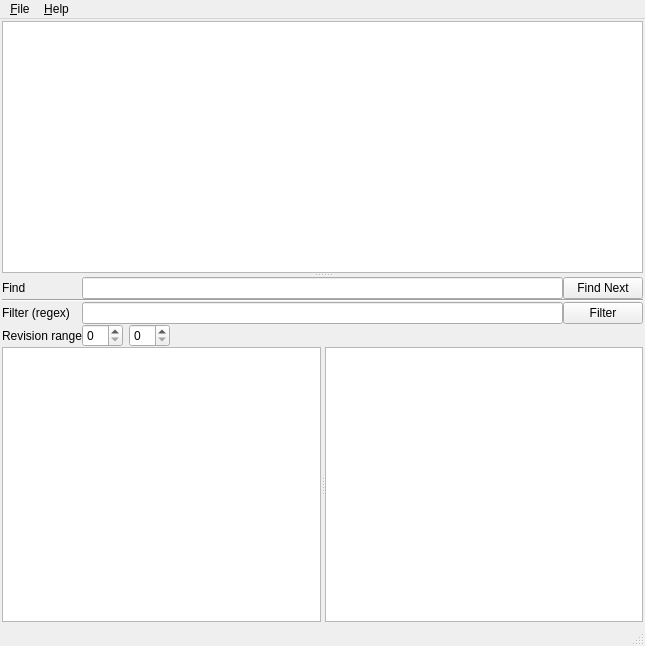
<ui version="4.0" >
 <class>MainWindow</class>
 <widget class="QMainWindow" name="MainWindow" >
  <property name="geometry" >
   <rect>
    <x>0</x>
    <y>0</y>
    <width>645</width>
    <height>646</height>
   </rect>
  </property>
  <property name="windowTitle" >
   <string>MainWindow</string>
  </property>
  <widget class="QWidget" name="centralwidget" >
   <layout class="QVBoxLayout" >
    <property name="margin" >
     <number>2</number>
    </property>
    <property name="spacing" >
     <number>2</number>
    </property>
    <item>
     <widget class="QSplitter" name="splitter" >
      <property name="orientation" >
       <enum>Qt::Vertical</enum>
      </property>
      <widget class="QTableView" name="tableView_revisions" >
       <property name="frameShape" >
        <enum>QFrame::StyledPanel</enum>
       </property>
      </widget>
      <widget class="QFrame" name="frame_2" >
       <property name="frameShape" >
        <enum>QFrame::NoFrame</enum>
       </property>
       <property name="frameShadow" >
        <enum>QFrame::Sunken</enum>
       </property>
       <property name="midLineWidth" >
        <number>0</number>
       </property>
       <layout class="QVBoxLayout" >
        <property name="margin" >
         <number>0</number>
        </property>
        <property name="spacing" >
         <number>0</number>
        </property>
        <item>
         <widget class="QFrame" name="frame" >
          <property name="sizePolicy" >
           <sizepolicy>
            <hsizetype>5</hsizetype>
            <vsizetype>1</vsizetype>
            <horstretch>0</horstretch>
            <verstretch>0</verstretch>
           </sizepolicy>
          </property>
          <property name="frameShape" >
           <enum>QFrame::NoFrame</enum>
          </property>
          <property name="frameShadow" >
           <enum>QFrame::Plain</enum>
          </property>
          <property name="lineWidth" >
           <number>0</number>
          </property>
          <layout class="QGridLayout" >
           <property name="margin" >
            <number>0</number>
           </property>
           <property name="spacing" >
            <number>0</number>
           </property>
           <item row="3" column="1" >
            <layout class="QHBoxLayout" >
             <property name="margin" >
              <number>0</number>
             </property>
             <property name="spacing" >
              <number>6</number>
             </property>
             <item>
              <widget class="QSpinBox" name="spinbutton_rev_low" />
             </item>
             <item>
              <widget class="QSpinBox" name="spinbutton_rev_high" />
             </item>
             <item>
              <spacer>
               <property name="orientation" >
                <enum>Qt::Horizontal</enum>
               </property>
               <property name="sizeHint" >
                <size>
                 <width>40</width>
                 <height>20</height>
                </size>
               </property>
              </spacer>
             </item>
            </layout>
           </item>
           <item row="3" column="0" >
            <widget class="QLabel" name="label_3" >
             <property name="text" >
              <string>Revision range</string>
             </property>
            </widget>
           </item>
           <item row="0" column="0" >
            <widget class="QLabel" name="label" >
             <property name="text" >
              <string>Find</string>
             </property>
            </widget>
           </item>
           <item row="2" column="0" >
            <widget class="QLabel" name="label_2" >
             <property name="text" >
              <string>Filter (regex)</string>
             </property>
            </widget>
           </item>
           <item row="2" column="2" >
            <widget class="QPushButton" name="pushButton_2" >
             <property name="text" >
              <string>Filter</string>
             </property>
            </widget>
           </item>
           <item row="2" column="1" >
            <widget class="QLineEdit" name="entry_file_filter" />
           </item>
           <item row="0" column="2" >
            <widget class="QPushButton" name="pushButton" >
             <property name="text" >
              <string>Find Next</string>
             </property>
            </widget>
           </item>
           <item row="1" column="0" colspan="3" >
            <widget class="Line" name="line" >
             <property name="orientation" >
              <enum>Qt::Horizontal</enum>
             </property>
            </widget>
           </item>
           <item row="0" column="1" >
            <widget class="QLineEdit" name="entry_find" />
           </item>
          </layout>
         </widget>
        </item>
        <item>
         <widget class="QFrame" name="frame_3" >
          <property name="sizePolicy" >
           <sizepolicy>
            <hsizetype>5</hsizetype>
            <vsizetype>7</vsizetype>
            <horstretch>0</horstretch>
            <verstretch>0</verstretch>
           </sizepolicy>
          </property>
          <property name="frameShape" >
           <enum>QFrame::NoFrame</enum>
          </property>
          <property name="frameShadow" >
           <enum>QFrame::Plain</enum>
          </property>
          <layout class="QVBoxLayout" >
           <property name="margin" >
            <number>0</number>
           </property>
           <property name="spacing" >
            <number>0</number>
           </property>
           <item>
            <widget class="QSplitter" name="splitter_2" >
             <property name="orientation" >
              <enum>Qt::Horizontal</enum>
             </property>
             <widget class="QTextBrowser" name="textview_status" />
             <widget class="QTableView" name="tableView_filelist" />
            </widget>
           </item>
          </layout>
         </widget>
        </item>
       </layout>
      </widget>
     </widget>
    </item>
   </layout>
  </widget>
  <widget class="QMenuBar" name="menubar" >
   <property name="geometry" >
    <rect>
     <x>0</x>
     <y>0</y>
     <width>645</width>
     <height>27</height>
    </rect>
   </property>
   <widget class="QMenu" name="menuFile" >
    <property name="title" >
     <string>&amp;File</string>
    </property>
    <addaction name="actionOpen_repository" />
    <addaction name="actionRefresh" />
    <addaction name="separator" />
    <addaction name="actionQuit" />
   </widget>
   <widget class="QMenu" name="menuHelp" >
    <property name="title" >
     <string>&amp;Help</string>
    </property>
    <addaction name="actionAbout" />
   </widget>
   <addaction name="menuFile" />
   <addaction name="menuHelp" />
  </widget>
  <widget class="QStatusBar" name="statusbar" />
  <action name="action" >
   <property name="text" >
    <string>'</string>
   </property>
  </action>
  <action name="actionOpen_repository" >
   <property name="text" >
    <string>&amp;Open repository</string>
   </property>
   <property name="shortcut" >
    <string>Ctrl+O</string>
   </property>
  </action>
  <action name="actionRefresh" >
   <property name="text" >
    <string>&amp;Refresh</string>
   </property>
   <property name="shortcut" >
    <string>Ctrl+R</string>
   </property>
  </action>
  <action name="actionQuit" >
   <property name="text" >
    <string>&amp;Quit</string>
   </property>
   <property name="toolTip" >
    <string>Quit</string>
   </property>
   <property name="shortcut" >
    <string>Ctrl+Q</string>
   </property>
  </action>
  <action name="actionAbout" >
   <property name="text" >
    <string>About</string>
   </property>
  </action>
 </widget>
 <resources/>
 <connections/>
</ui>
